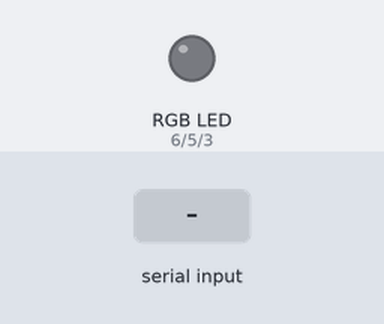
Bench run of a sketch on a simulated Arduino Uno, built with avr-gcc and run on an emulated ATmega328P. Shown: an RGB LED mixed from three pins (HIGH = lit). The inputs (shaded band) are chosen by the test bench.

Above: at 1.2 s.
1.3 s: "a" received over Serial
At 2.2 s:
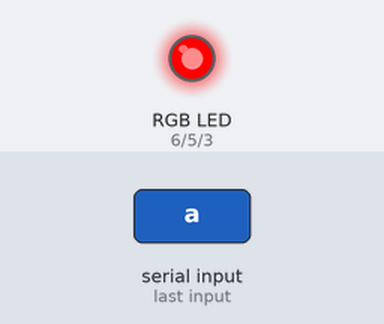
2.8 s: "b" received over Serial
At 3.4 s:
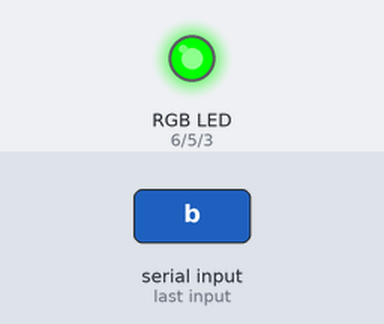
4.3 s: "c" received over Serial
At 5.5 s:
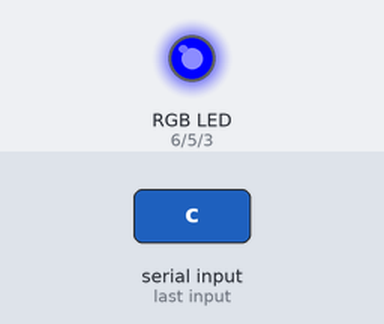
5.8 s: "1" received over Serial
At 6.8 s:
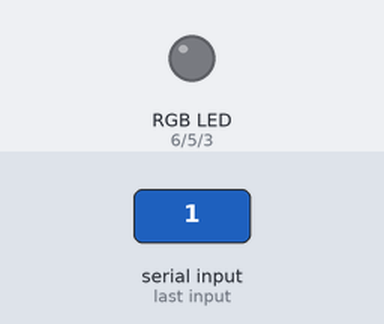
Timing chart, 0 to 8.3 s (numbered marks = the images above; inputs shaded):
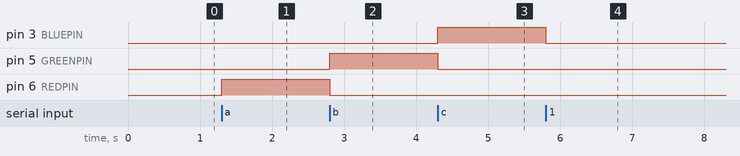

The sketch:

ColorTests.ino
```cpp
// color swirl! connect an RGB LED to the PWM pins as indicated
// in the #defines
// public domain, enjoy!

#define REDPIN 6
#define GREENPIN 5
#define BLUEPIN 3

#define FADEPIN 2

#define FADESPEED 5     // make this higher to slow down

int motionMode = -1;

void setup() {
  pinMode(REDPIN, OUTPUT);
  pinMode(GREENPIN, OUTPUT);
  pinMode(BLUEPIN, OUTPUT);

  Serial.begin(9600);
}


void loop() {


  int r, g, b;


  if (Serial.available() > 0) {
      // read the incoming byte:
      motionMode = Serial.read();
  }

  if (motionMode == 'a') {
    r = 255;
    g = 0;
    b = 0;
  } else if (motionMode == 'b') {
    r = 0;
    g = 255;
    b = 0;
  } else if (motionMode == 'c') {
    r = 0;
    g = 0;
    b = 255;
  } else {
    r = 0;
    g = 0;
    b = 0;
  }

  analogWrite(REDPIN, r);
  analogWrite(GREENPIN, g);
  analogWrite(BLUEPIN, b);


  /*
  // fade from blue to violet
  for (r = 0; r < 256; r++) {
    analogWrite(REDPIN, r);
    delay(FADESPEED);
  }
  // fade from violet to red
  for (b = 255; b > 0; b--) {
    analogWrite(BLUEPIN, b);
    delay(FADESPEED);
  }
  // fade from red to yellow
  for (g = 0; g < 256; g++) {
    analogWrite(GREENPIN, g);
    delay(FADESPEED);
  }
  // fade from yellow to green
  for (r = 255; r > 0; r--) {
    analogWrite(REDPIN, r);
    delay(FADESPEED);
  }
  // fade from green to teal
  for (b = 0; b < 256; b++) {
    analogWrite(BLUEPIN, b);
    delay(FADESPEED);
  }
  // fade from teal to blue
  for (g = 255; g > 0; g--) {
    analogWrite(GREENPIN, g);
    delay(FADESPEED);
  }


*/

/*


  int fadeValue = analogRead(FADEPIN);


  int fadeOut = map(fadeValue, 0, 1023, 0, 255);

  Serial.print("FadeOut:  ");
  Serial.println(fadeOut);

  analogWrite(REDPIN, fadeOut);
  analogWrite(GREENPIN, fadeOut);
  analogWrite(BLUEPIN, fadeOut);
  */
}
```

Measured:
- after the input at 1.3 s, pin 6 (REDPIN): LOW → HIGH at once
- after the input at 2.8 s, pin 5 (GREENPIN): LOW → HIGH at once; pin 6 (REDPIN): HIGH → LOW at once
- after the input at 4.3 s, pin 3 (BLUEPIN): LOW → HIGH at once; pin 5 (GREENPIN): HIGH → LOW at once
- after the input at 5.8 s, pin 3 (BLUEPIN): HIGH → LOW at once
